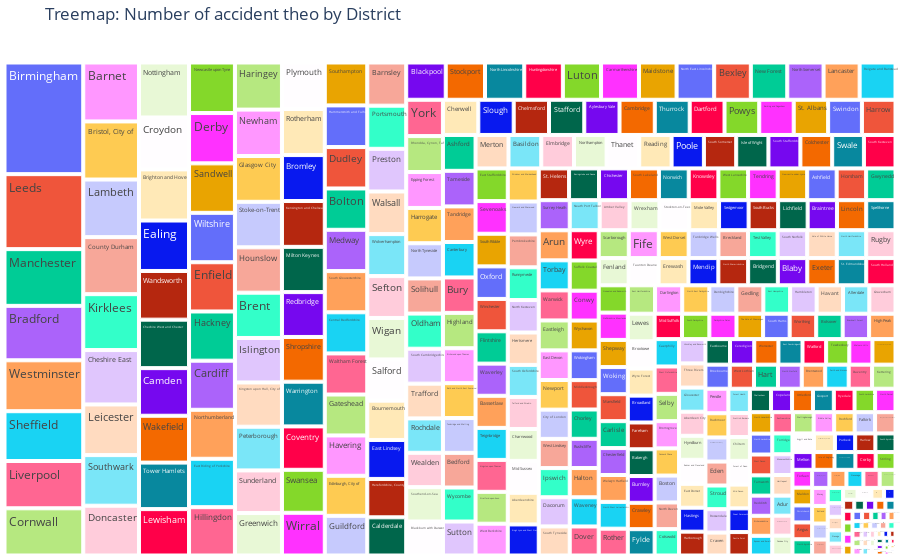

Notebook source saved alongside this figure:
### Markdown cell above
##### Task 2.12: Number of accidents by district?

### Code cell
accidents_by_region = data.groupby('Local_Authority_(District)')['Accident_Index'].count().reset_index()

accidents_by_region = accidents_by_region.sort_values(by='Accident_Index', ascending=False)

fig = px.treemap(accidents_by_region, 
                 path=['Local_Authority_(District)'], 
                 values='Accident_Index',
                 title='Treemap: Number of accident theo by District')

fig.update_layout(margin=dict(l=0, r=0, b=0, t=40))

### Figure 1 — Plotly figure (JSON) as saved in the notebook; plotly's stock layout.template omitted (floating-point values rounded to 4 significant figures; data arrays with more than 128 entries replaced by an {"elided": "..."} marker saying what was removed)
{"data": [{"branchvalues": "total", "domain": {"x": [0, 1], "y": [0, 1]}, "hovertemplate": "labels=%{label}<br>Accident_Index=%{value}<br>parent=%{parent}<br>id=%{id}<extra></extra>", "ids": {"elided": "422 str values"}, "labels": {"elided": "422 str values"}, "name": "", "parents": {"elided": "422 str values"}, "type": "treemap", "values": {"elided": "422 int values"}}], "layout": {"legend": {"tracegroupgap": 0}, "margin": {"b": 0, "l": 0, "r": 0, "t": 40}, "title": {"text": "Treemap: Number of accident theo by District"}}}
